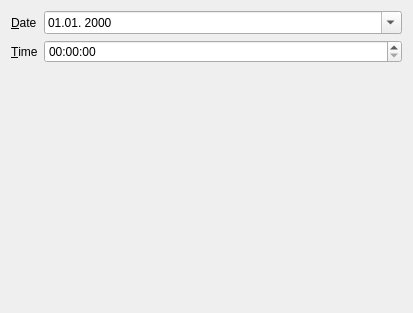
<?xml version="1.0" encoding="UTF-8"?>
<ui version="4.0">
 <class>Event::StageWidget</class>
 <widget class="QWidget" name="Event::StageWidget">
  <property name="geometry">
   <rect>
    <x>0</x>
    <y>0</y>
    <width>413</width>
    <height>313</height>
   </rect>
  </property>
  <property name="windowTitle">
   <string>Form</string>
  </property>
  <layout class="QFormLayout" name="formLayout">
   <item row="0" column="0">
    <widget class="QLabel" name="label">
     <property name="text">
      <string>&amp;Date</string>
     </property>
     <property name="buddy">
      <cstring>dateEdit</cstring>
     </property>
    </widget>
   </item>
   <item row="0" column="1">
    <widget class="qf::qmlwidgets::DateEdit" name="dateEdit">
     <property name="displayFormat">
      <string>dd.MM. yyyy</string>
     </property>
     <property name="calendarPopup">
      <bool>true</bool>
     </property>
    </widget>
   </item>
   <item row="1" column="0">
    <widget class="QLabel" name="label_2">
     <property name="text">
      <string>&amp;Time</string>
     </property>
     <property name="buddy">
      <cstring>timeEdit</cstring>
     </property>
    </widget>
   </item>
   <item row="1" column="1">
    <widget class="qf::qmlwidgets::TimeEdit" name="timeEdit"/>
   </item>
  </layout>
 </widget>
 <customwidgets>
  <customwidget>
   <class>qf::qmlwidgets::TimeEdit</class>
   <extends>QTimeEdit</extends>
   <header location="global">qf/qmlwidgets/timeedit.h</header>
  </customwidget>
  <customwidget>
   <class>qf::qmlwidgets::DateEdit</class>
   <extends>QDateEdit</extends>
   <header location="global">qf/qmlwidgets/dateedit.h</header>
  </customwidget>
 </customwidgets>
 <resources/>
 <connections/>
</ui>
